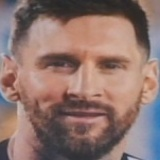
#> input picture backend/user_images/misse/misse_1.jpg, 160 x 160 px
$ python -i alignment.py   (imports and definitions only)
#> lines starting #> are read from the running program, lines starting #| are printed output that depends on the picture
#> further down, picture is the input picture: shape (160, 160, 3); mean B, G, R 109.8, 116, 143
import cv2
import numpy as np
from mtcnn import MTCNN

# [1 line that did not run here, left out]

# [75 lines left out: functions align_face, align_face_with_landmarks, not called in this run]

def preprocess_face(face_image):
    """
    معالجة مسبقة للوجه (Preprocessing)
    """
    try:
        # تطبيع الإضاءة
        face_normalized = cv2.normalize(face_image, None, 0, 255, cv2.NORM_MINMAX)
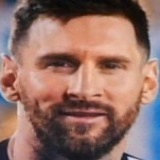
#> face_normalized: shape (160, 160, 3); mean B, G, R 103.8, 112.1, 148.3

        # تحسين التباين
        lab = cv2.cvtColor(face_normalized, cv2.COLOR_BGR2LAB)
#> lab: shape (160, 160, 3); mean of channels 0, 1, 2 127.3, 141.8, 138.4
        l, a, b = cv2.split(lab)
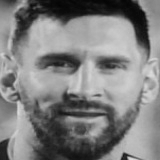
#> l: shape (160, 160); min 3, max 220, mean 127.3
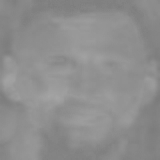
#> a: shape (160, 160); min 123, max 165, mean 141.8
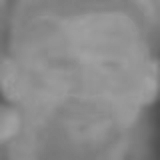
#> b: shape (160, 160); min 80, max 162, mean 138.4
        clahe = cv2.createCLAHE(clipLimit=2.0, tileGridSize=(8, 8))
        l = clahe.apply(l)
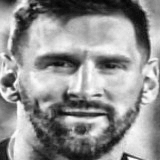
#> l: shape (160, 160); min 3, max 255, mean 145.2
        enhanced = cv2.merge([l, a, b])
#> enhanced: shape (160, 160, 3); mean of channels 0, 1, 2 145.2, 141.8, 138.4
        face_enhanced = cv2.cvtColor(enhanced, cv2.COLOR_LAB2BGR)
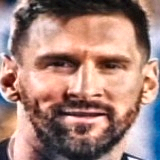
#> face_enhanced: shape (160, 160, 3); mean B, G, R 122.2, 130.8, 165.8

        return face_enhanced

    except Exception as e:
        print(f"Error in preprocessing: {e}")
        return face_image

>>> import cv2
>>> picture = cv2.imread('../user_images/misse/misse_1.jpg')
>>> result = preprocess_face(picture)

$ run again, on backend/user_images/misse/misse_2.jpg
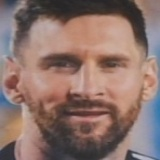
#> input picture backend/user_images/misse/misse_2.jpg, 160 x 160 px
#> picture is the input picture: shape (160, 160, 3); mean B, G, R 107.3, 114.3, 140.5
#> lab: shape (160, 160, 3); mean of channels 0, 1, 2 126.7, 141, 138.7
#> in preprocess_face, `l = clahe.apply(l)`:
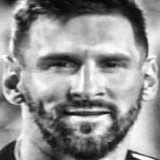
#> l: shape (160, 160); min 5, max 255, mean 146.3
#> enhanced: shape (160, 160, 3); mean of channels 0, 1, 2 146.3, 141, 138.7
#> in preprocess_face, `face_enhanced = cv2.cvtColor(enhanced, cv2.COLOR_LAB2BGR)`:
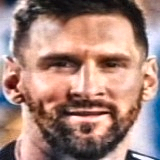
#> face_enhanced: shape (160, 160, 3); mean B, G, R 122.8, 132.4, 166.3
